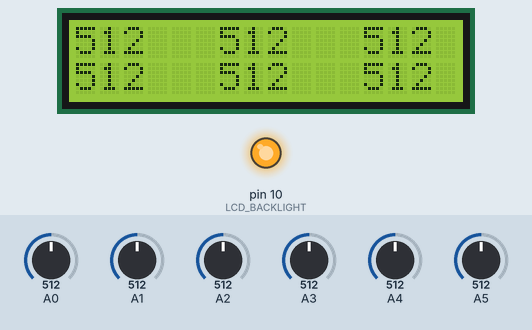
The sketch below on a simulated Arduino Uno, built with avr-gcc and run on an emulated ATmega328P. Parts: 16×2 character LCD, output pins drawn as LEDs (lit = HIGH). The test bench sets the inputs (shaded band); at power-on: A0 = 512, A1 = 512, A2 = 512, A3 = 512, A4 = 512, A5 = 512.

Above: at 1.2 s.
1.3 s: A0 set to 716
At 2.2 s:
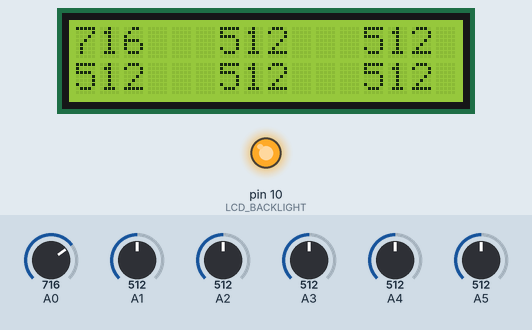
2.8 s: A1 set to 716
At 3.6 s:
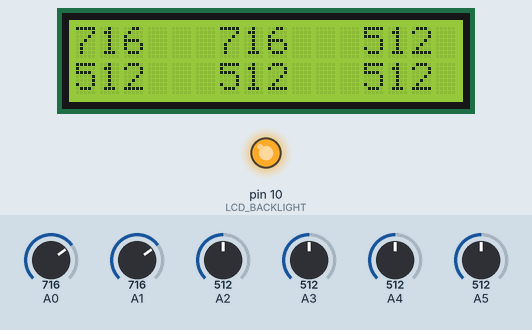
4.3 s: A2 set to 716
At 5.1 s:
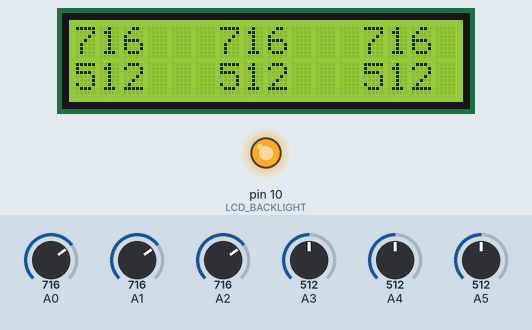
5.8 s: A3 set to 716
At 6.5 s:
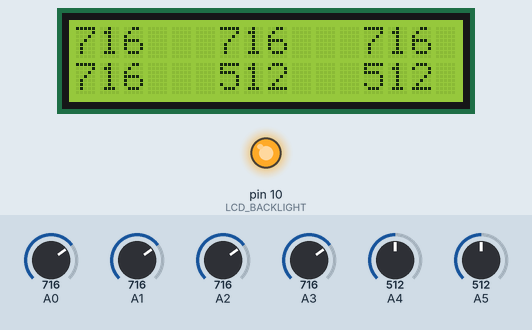
7.3 s: A4 set to 716
At 7.9 s:
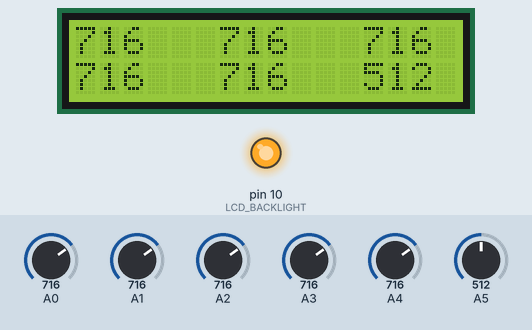
8.8 s: A5 set to 716
At 9.4 s:
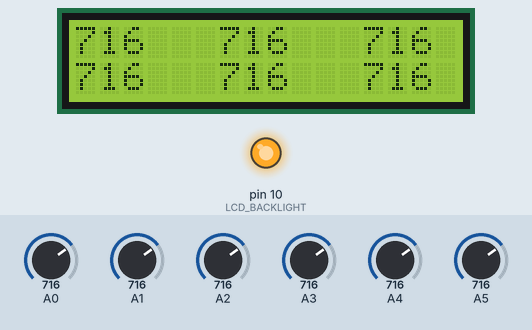
Timing chart, 0 to 11.4 s (numbered marks = the images above; inputs shaded):
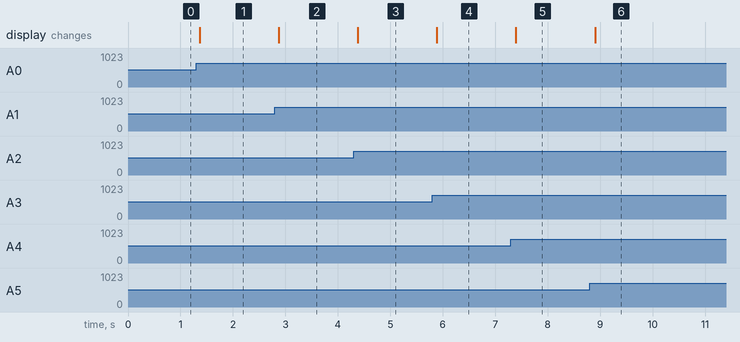

The sketch:

lcd-display-analog.ino
```cpp
// LCD DISPLAY ALALOG
// PBA 2018-02-13
// Affiche la valeur des 6 entrées analogiques sur l'écran LCD
// Nécessite :
// - un shield LCD + clavier
// - un ou plusieurs potentiomètres branchés sur les entrées analogiques

#include <LiquidCrystal.h>
LiquidCrystal lcd(8, 9, 4, 5, 6, 7);

#define LCD_BACKLIGHT 10

void displayAnalogInputs() // Affiche le contenu des entrées analogiques
{
  lcd.setCursor(0, 0);
  lcd.print(analogRead(0));
  lcd.print("    ");
  lcd.setCursor(6, 0);
  lcd.print(analogRead(1));
  lcd.print("    ");
  lcd.setCursor(12, 0);
  lcd.print(analogRead(2));
  lcd.print("    ");
  lcd.setCursor(0, 1);
  lcd.print(analogRead(3));
  lcd.print("    ");
  lcd.setCursor(6, 1);
  lcd.print(analogRead(4));
  lcd.print("    ");
  lcd.setCursor(12, 1);
  lcd.print(analogRead(5));
  lcd.print("    ");
}

void setup()
{
  lcd.begin(16, 2);
  lcd.noCursor();
  lcd.noBlink();
  pinMode(LCD_BACKLIGHT, OUTPUT);
  digitalWrite(LCD_BACKLIGHT, 1);
}

void loop()
{
  displayAnalogInputs();
  delay(100);
}
```

Measured:
- after the input at 1.3 s, the display: changes after 0.06 s (image 1)
- after the input at 2.8 s, the display: changes after 0.07 s (image 2)
- after the input at 4.3 s, the display: changes after 0.08 s (image 3)
- after the input at 5.8 s, the display: changes after 0.09 s (image 4)
- after the input at 7.3 s, the display: changes after 0.10 s (image 5)
- after the input at 8.8 s, the display: changes after 0.10 s (image 6)
